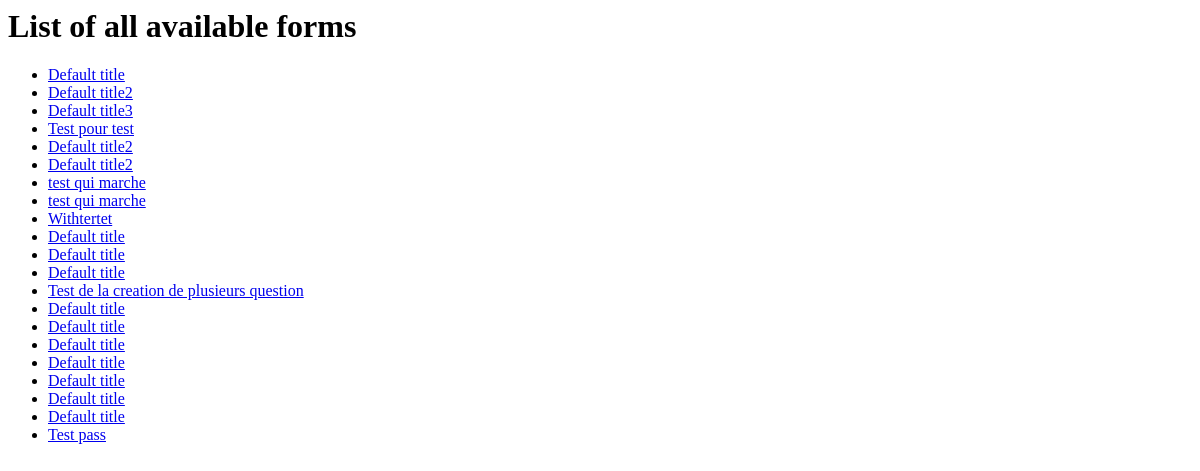
The page /index on the database as committed earlier.
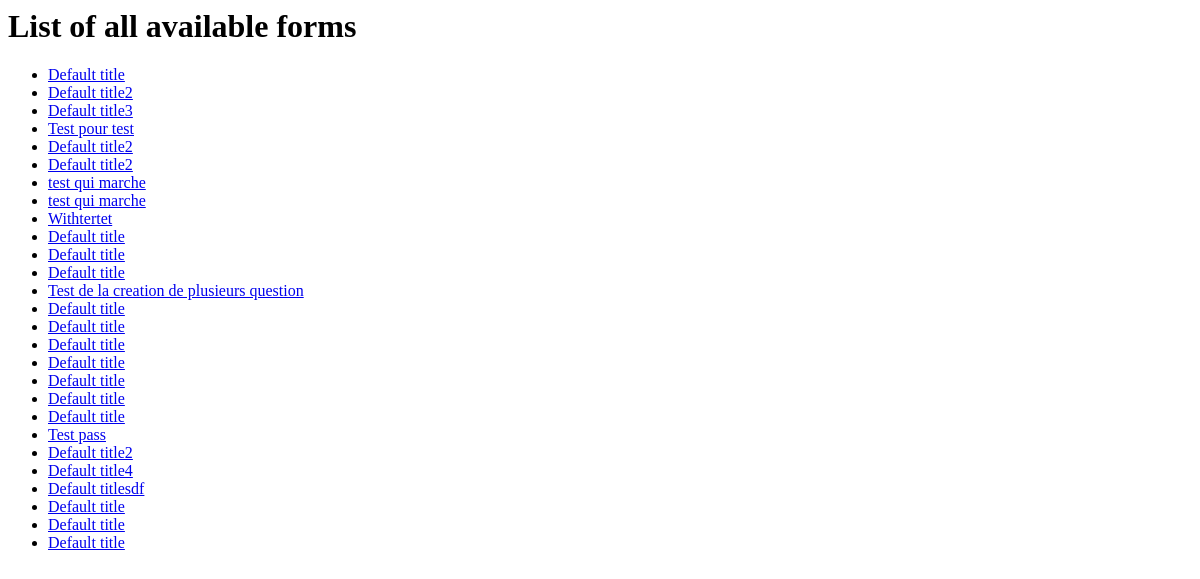
The same page on the database as committed later.
### Formulaire/models.py (models this page shows, shortened)
class Form(models.Model) :
    title = models.CharField(max_length=200,default = 'Default title')
    password = models.CharField(max_length=20)

### Formulaire/views.py (the view)
# urls.py: url(r'^index', views.index, name = 'index'),
def index(request):
    all_forms = Form.objects.all()
    context = {
        'all_forms' : all_forms
    }
    return render(request, 'Formulaire/index.html', context)

### Formulaire/templates/Formulaire/index.html
{% if all_forms  %}
    <h1> List of all available forms</h1>
    <ul>
        {% for form in all_forms %}
        <li><a href="/{{ form.id }}">{{ form.title }}</a></li>
        {% endfor %}
    </ul>
{% else %}
    <h3> No form available</h3>
{% endif %}

Rows that differ between the two databases and show on the page:
added Form: title "Default title2"
added Form: title "Default title4"
added Form: title "Default titlesdf"
added Form: title "Default title"
added Form: title "Default title"
added Form: title "Default title"
